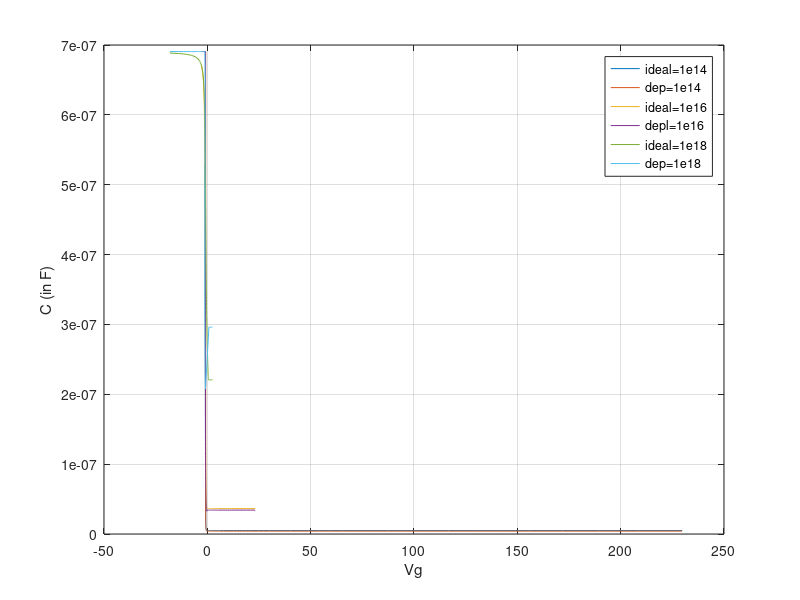

The MATLAB script that drew this image:
%parameters
epsilon=8.854*10^-14; %F/cm^2
epsilonsi=11.8;
epsilonox=3.9;
epsi=epsilon*epsilonsi;
epox=epsilon*epsilonox;
k=1.38*10^-23; %J/K Boltzmann Constant
T=300; %Kelvin

ni=10^10;
tox=5*10^-7; %cm
Cox=epox/tox;
q=1.6*10^-19;
k1=q/(k*T); 

NA=10^14; %cm^-3
for i=1:3
k2=ni^2/NA^2;
phif=(1/k1)*log(NA/ni);
Eg=1.1;
Vfb=-(Eg/2+phif);
coeff=sqrt(2*epsi*k*T*NA);
psi=linspace(-0.25,1.1,270);

%taking derivative manually and putting the expression
Cs_express=-(coeff.*(((exp(-k1.*psi)+psi.*k1-1)+k2.*(exp(k1.*psi)-psi.*k1-1)).^(-0.5)).*((-k1.*exp(-k1.*psi)+k1)+k2.*(k1.*exp(k1.*psi)-k1)))./2;
Cs_express(51:270)=-Cs_express(51:270);
C1_express=((1./Cox)+(1./Cs_express));
C_express=1./C1_express;

%calculating charge
Q=coeff.*(((exp(-k1.*psi)+psi.*k1-1)+k2.*(exp(k1.*psi)-psi.*k1-1)).^0.5);
Q(51:270)=-Q(51:270);
Vg=Vfb+psi-(Q./Cox);

for i = 2:270
    if (C_express(i) > C_express(i-1))
        Cmin=C_express(i-1);
        C_express(i)=Cmin;
    end
end

plot(Vg, C_express); 
%plot(Vg, C_numerical./Cox); 
hold on;

%depletion approximation

t=0;
for i=1:270
    if(psi(i)>2*phif) && (t==0)
        t=i-1;
    end
end


depw=sqrt(2.*epsi.*psi(51:t)./(q.*NA));
depww=sqrt(4.*epsi.*phif./(q.*NA));
Cmin=epsi/depww;

%accumulation
Q(1:50)=coeff.*(exp(-k1.*psi(1:50)./2));
C(1:50)=Cox;

%depletion
Q(51:t)=-coeff.*((psi(51:t).*k1).^0.5);
Cd=epsi./depw;
C1=(1./Cox)+(1./Cd);
C(51:t)=(1./C1);

%inversion
Q(t+1:270)=coeff.*(((psi(t+1:270).*k1)+k2.*(exp(k1.*psi(t+1:270)))).^0.5);
C(t+1:270)=Cmin;

Vg(1:50)=Vfb+psi(1:50)-(Q(1:50)./Cox); %till psi-s is negative, accumulation, Q is positive
Vg(51:270)=Vfb+psi(51:270)+(Q(51:270)./Cox); %psi-s is positive, Q is negative (Q is substrate charge)
NA=NA*100;
plot (Vg, C);
end

legend('ideal=1e14', 'dep=1e14', 'ideal=1e16', 'depl=1e16', 'ideal=1e18', 'dep=1e18');
hold off;

xlabel("Vg");
ylabel("C (in F)"); 
grid on;


